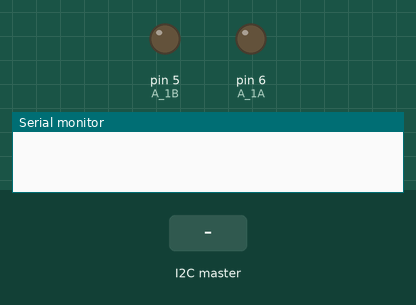
The sketch below on a simulated Arduino Uno, built with avr-gcc and run on an emulated ATmega328P. Shown: output pins drawn as LEDs (lit = HIGH), the last lines printed to the serial monitor. The inputs (shaded band) are chosen by the test bench.

Above: at 1.2 s.
1.3 s: the I2C master sends "w"
At 2.2 s:
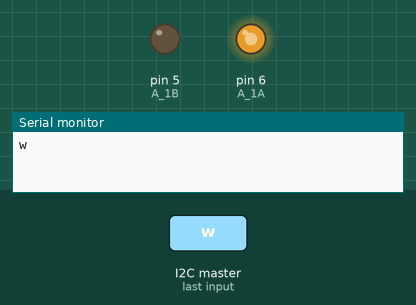
2.8 s: the I2C master sends "b"
At 3.3 s:
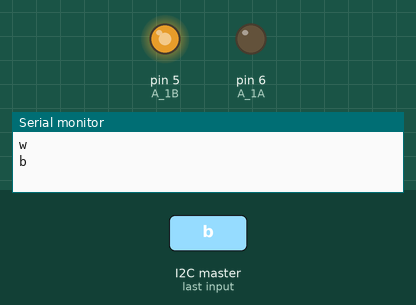
4.3 s: the I2C master sends "W"
At 5.5 s:
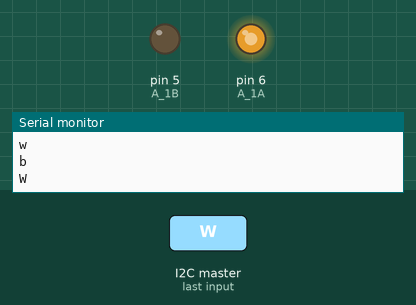
5.8 s: the I2C master sends "s"
At 6.8 s:
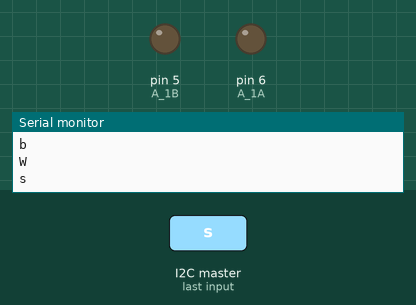
Timing chart, 0 to 8.3 s (numbered marks = the images above; inputs shaded):
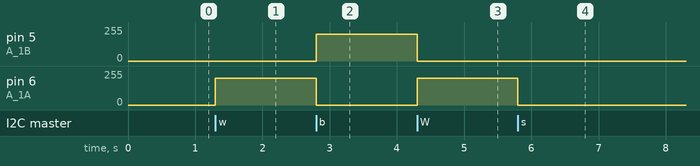

Measured:
- after the input at 1.3 s, pin 6 (A_1A): 0/255 → 200/255 at once
- after the input at 2.8 s, pin 5 (A_1B): 0/255 → 200/255 at once; pin 6 (A_1A): 200/255 → 0/255 at once
- after the input at 4.3 s, pin 5 (A_1B): 200/255 → 0/255 at once; pin 6 (A_1A): 0/255 → 200/255 at once
- after the input at 5.8 s, pin 6 (A_1A): 200/255 → 0/255 at once

The sketch:

Slave_Arduino.ino
```cpp
#include <Wire.h>

#define A_1A 6                               // 모터드라이브 A_1A 6번핀 설정
#define A_1B 5                               // 모터드라이브 A_1B 5번핀 설정

char x = 0;

void setup() {
  Wire.begin(0);     //슬레이브 0번 설정시 모터 R L 설정을 변경
  Wire.onReceive(receiveEvent);

  Serial.begin(9600);

  pinMode (A_1A, OUTPUT);           // 출력 핀모드 A_1A
  pinMode (A_1B, OUTPUT);           // 출력 핀모드 A_1B
}


void loop() {

  // 모터드라이버와 우노보드 연결시 PWM핀으로 설정,  0~255까지 원하는대로 모터 속도 조절이 가능
  if(x == 'w' || x == 'W'){
  analogWrite(A_1A, 200);
  analogWrite(A_1B, 0);                    //w수신 시 3초 전진
  delay (500);
  }else if(x == 's' || x == 'S'){
    analogWrite(A_1A, 0);
    analogWrite(A_1B, 0);                  //s수신 시 3초 정지
    delay (500);
  }else if(x == 'b'|| x == 'B'){
    analogWrite(A_1A, 0);
    analogWrite(A_1B, 200);                //b수신 시 3초 후진
    delay (500);
  }else if(x == 'r'|| x == 'R'){
    analogWrite(A_1A, 250);
    analogWrite(A_1B, 0);                  //r수신 시 3초 우회전
    delay (500);
  }else if(x == 'l'|| x == 'L'){
    analogWrite(A_1A, 0);
    analogWrite(A_1B, 250);                 //l수신 시 3초 좌회전
    delay (500);
  }else if(x == 'y'|| x == 'Y'){
    analogWrite(A_1A, 125);
    analogWrite(A_1B, 0);                  //r수신 시 3초 우회전
    delay (500);
  }else{
    analogWrite(A_1A, 0);
    analogWrite(A_1B, 0);                //모두 아닐 시 정지
  }
}
void receiveEvent(int bytes) {
  while (Wire.available()) {
    x = Wire.read();
  }
  Serial.println(x);
}
```
